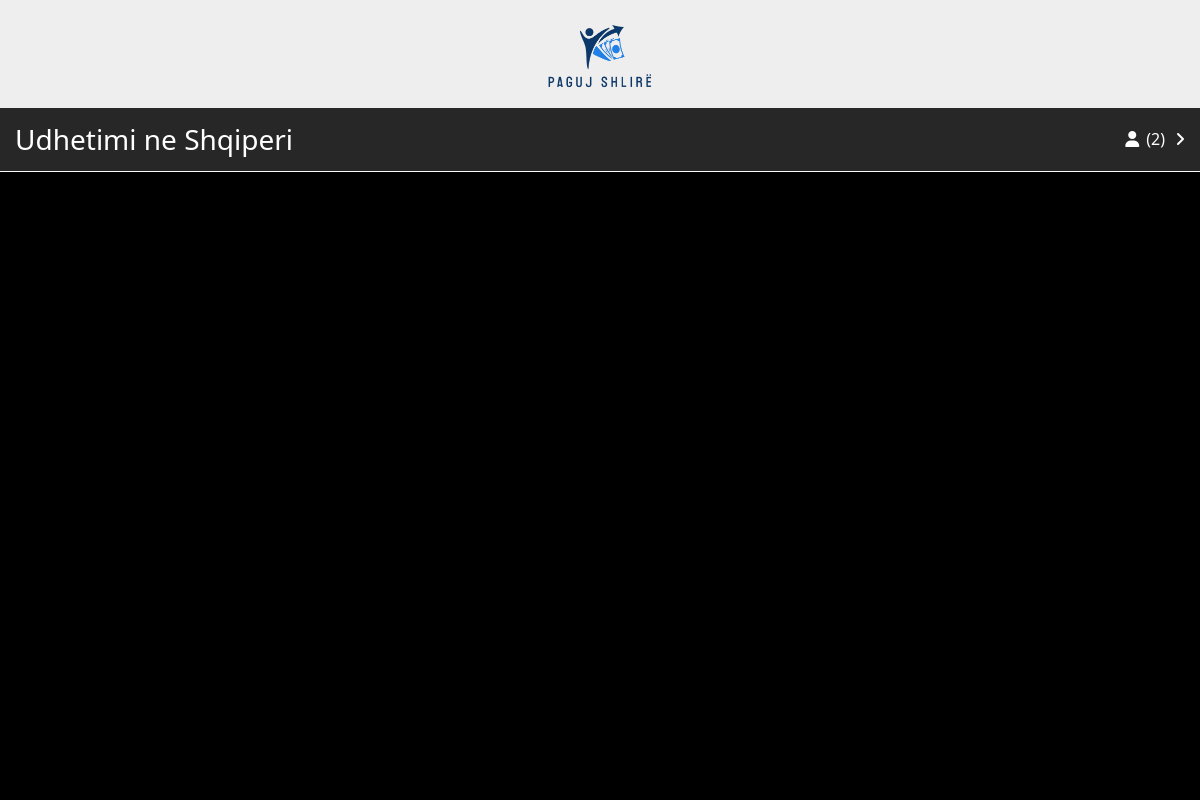
Before: / (signed in) with the older database file.
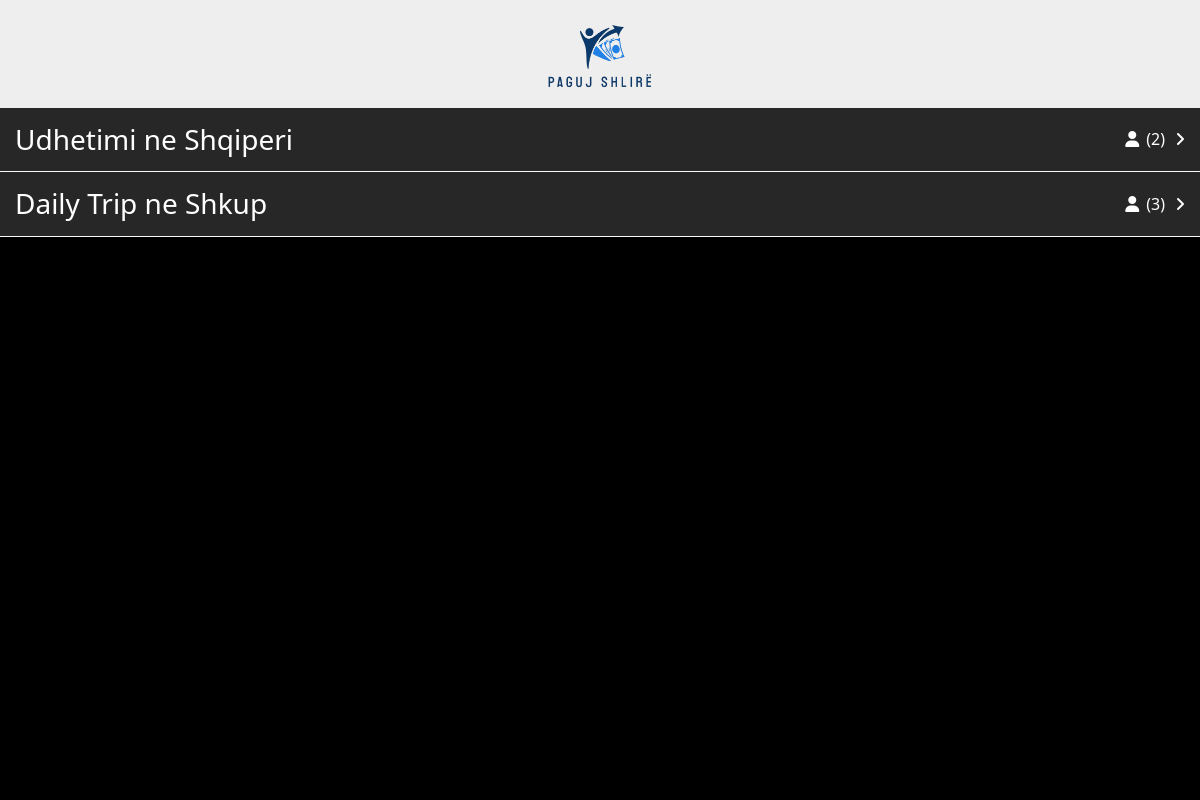
After: the same page with the newer database file.
### tables this page shows
CREATE TABLE events (
    id INT(11) NOT NULL AUTO_INCREMENT PRIMARY KEY,
    event_name VARCHAR(256) NOT NULL,
    event_items VARCHAR(256) NOT NULL,
    event_participants VARCHAR(256) NOT NULL,
    event_leader INT(11) NOT NULL
);

### dashboard/index.php (the view)
<?php include 'dbh.php'; ?>
<div class="dashboard">
    <div class="dashboard-header">
        <img src="assets/images/logo.png" alt="">
    </div>
    <div class="dashboard-events">
        <?php
            $user = $_SESSION['user'];
            $events_sql = "SELECT * FROM events; ";
            $events_result = mysqli_query($conn, $events_sql);
            if (mysqli_num_rows($events_result) > 0) {
                while ($event = mysqli_fetch_assoc($events_result)) {
                    if (in_array($user['id'], explode(", ", $event['event_participants']))) {
                    ?>
                    <a href="<?php echo $_SESSION['permalink']; ?>?t=<?php echo $event['id']; ?>" class="dashboard-events-single">
                        <div class="dashboard-events-single-wrapper">
                            <div class="dashboard-events-single-wrapper-left">
                                <h3><?php echo $event['event_name']; ?></h3>
                            </div>
                            <div class="dashboard-events-single-wrapper-right">
                                <i class="fa fa-user"></i><span>(<?php echo count(explode(", ", $event['event_participants'])); ?>)</span>
                            </div>
                            <i class="dashboard-events-single-wrapper-arrow fa fa-angle-right"></i>
                        </div>
                    </a>
                    <?php
                    }
                }
            }
        ?>
    </div>
</div>

### index.php (shortened to what this page needs)
<?php include 'dbh.php'; ?>
<!DOCTYPE html>
<html lang="en">
<head>
    <link rel="stylesheet" href="https://cdnjs.cloudflare.com/ajax/libs/meyer-reset/2.0/reset.min.css" />
    <link rel="stylesheet" href="https://cdnjs.cloudflare.com/ajax/libs/font-awesome/6.5.1/css/all.min.css" />
    <link rel="stylesheet" href="https://cdnjs.cloudflare.com/ajax/libs/bootstrap/5.3.3/css/bootstrap.min.css" />
    <link rel="stylesheet" href="assets/css/main.min.css" />
</head>
<body>
    <?php
        if (!isset($_SESSION['authed'])) {
            include 'user/auth_form.php';
        } else {
            if (isset($_GET['t'])) {
                if (isset($_GET['a'])) {
                    include 'dashboard/cek/add.php';
                } else {
                    include 'dashboard/cek/index.php';
                }
            } else {
                if (isset($_GET['c'])) {
                    include 'dashboard/expenses/single.php';
                } else {
                    include 'dashboard/index.php';
                }
            }
        }
    ?>
</body>
</html>

Changed rows visible on the page:
added events: event_name "Daily Trip ne Shkup", event_participants "3"
